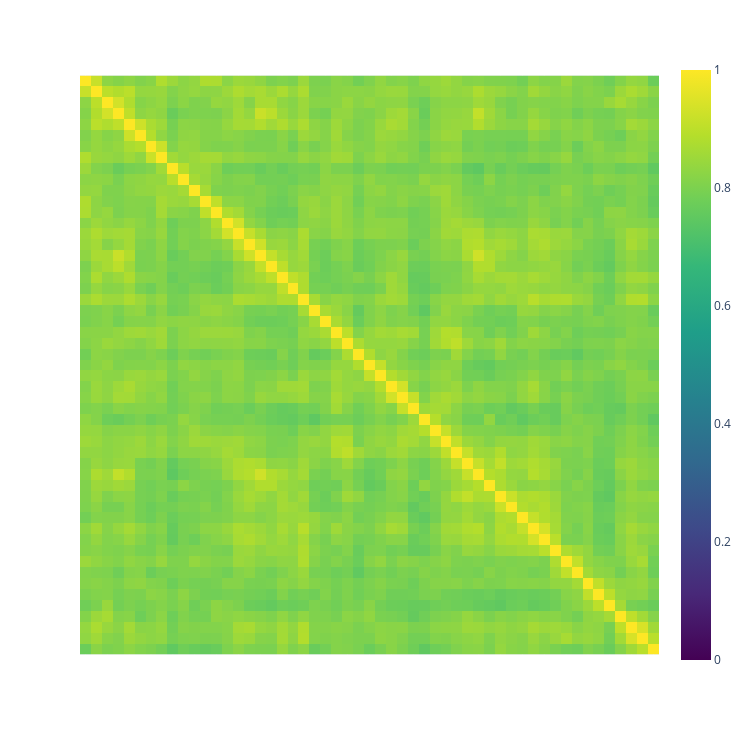

Notebook code cell kept with this figure:
### Code cell
create_heatmap.create_heatmap(cos_sim, offs, offs, text, text, 0)

### Figure 1 — Plotly figure (JSON) as saved in the notebook; plotly's stock layout.template omitted (floating-point values rounded to 4 significant figures; data arrays with more than 128 entries replaced by an {"elided": "..."} marker saying what was removed)
{"data": [{"coloraxis": "coloraxis", "hovertemplate": "x: %{x}<br>y: %{y}<br>color: %{z}<extra></extra>", "name": "0", "type": "heatmap", "x": ["And it came to pass that I, Nephi, returned from speaking with the Lord, to the tent of my father.\nAnd it came to pass that he spake unto me, saying: Behold I have dreamed a dream, in the which", "And it came to pass that he spake unto me, saying: Behold I have dreamed a dream, in the which the Lord hath commanded me that thou and thy brethren shall return to Jerusalem.\nFor behold, Laban hath the record", "the Lord hath commanded me that thou and thy brethren shall return to Jerusalem.\nFor behold, Laban hath the record of the Jews and also a genealogy of my forefathers, and they are engraven upon plates of brass.\nWherefore, the", "of the Jews and also a genealogy of my forefathers, and they are engraven upon plates of brass.\nWherefore, the Lord hath commanded me that thou and thy brothers should go unto the house of Laban, and seek the records,", "Lord hath commanded me that thou and thy brothers should go unto the house of Laban, and seek the records, and bring them down hither into the wilderness.\nAnd now, behold thy brothers murmur, saying it is a hard thing", "and bring them down hither into the wilderness.\nAnd now, behold thy brothers murmur, saying it is a hard thing which I have required of them; but behold I have not required it of them, but it is a commandment", "which I have required of them; but behold I have not required it of them, but it is a commandment of the Lord.\nTherefore go, my son, and thou shalt be favored of the Lord, because thou hast not murmured.", "of the Lord.\nTherefore go, my son, and thou shalt be favored of the Lord, because thou hast not murmured.\nAnd it came to pass that I, Nephi, said unto my father: I will go and do the things which", "And it came to pass that I, Nephi, said unto my father: I will go and do the things which the Lord hath commanded, for I know that the Lord giveth no commandments unto the children of men, save he", "the Lord hath commanded, for I know that the Lord giveth no commandments unto the children of men, save he shall prepare a way for them that they may accomplish the thing which he commandeth them.\nAnd it came to", "shall prepare a way for them that they may accomplish the thing which he commandeth them.\nAnd it came to pass that when my father had heard these words he was exceedingly glad, for he knew that I had been", "pass that when my father had heard these words he was exceedingly glad, for he knew that I had been blessed of the Lord.\nAnd I, Nephi, and my brethren took our journey in the wilderness, with our tents, to", "blessed of the Lord.\nAnd I, Nephi, and my brethren took our journey in the wilderness, with our tents, to go up to the land of Jerusalem.\nAnd it came to pass that when we had gone up to the", "go up to the land of Jerusalem.\nAnd it came to pass that when we had gone up to the land of Jerusalem, I and my brethren did consult one with another.\nAnd we cast lots--who of us should go", "land of Jerusalem, I and my brethren did consult one with another.\nAnd we cast lots--who of us should go in unto the house of Laban. And it came to pass that the lot fell upon Laman; and Laman went", "in unto the house of Laban. And it came to pass that the lot fell upon Laman; and Laman went in unto the house of Laban, and he talked with him as he sat in his house.\nAnd he desired", "in unto the house of Laban, and he talked with him as he sat in his house.\nAnd he desired of Laban the records which were engraven upon the plates of brass, which contained the genealogy of my father.\nAnd", "of Laban the records which were engraven upon the plates of brass, which contained the genealogy of my father.\nAnd behold, it came to pass that Laban was angry, and thrust him out from his presence; and he would not", "behold, it came to pass that Laban was angry, and thrust him out from his presence; and he would not that he should have the records. Wherefore, he said unto him: Behold thou art a robber, and I will slay", "that he should have the records. Wherefore, he said unto him: Behold thou art a robber, and I will slay thee.\nBut Laman fled out of his presence, and told the things which Laban had done, unto us. And we", "thee.\nBut Laman fled out of his presence, and told the things which Laban had done, unto us. And we began to be exceedingly sorrowful, and my brethren were about to return unto my father in the wilderness.\nBut behold", "began to be exceedingly sorrowful, and my brethren were about to return unto my father in the wilderness.\nBut behold I said unto them that: As the Lord liveth, and as we live, we will not go down unto our", "I said unto them that: As the Lord liveth, and as we live, we will not go down unto our father in the wilderness until we have accomplished the thing which the Lord hath commanded us.\nWherefore, let us be", "father in the wilderness until we have accomplished the thing which the Lord hath commanded us.\nWherefore, let us be faithful in keeping the commandments of the Lord; therefore let us go down to the land of our father's inheritance,", "faithful in keeping the commandments of the Lord; therefore let us go down to the land of our father's inheritance, for behold he left gold and silver, and all manner of riches. And all this he hath done because of", "for behold he left gold and silver, and all manner of riches. And all this he hath done because of the commandments of the Lord.\nFor he knew that Jerusalem must be destroyed, because of the wickedness of the people.", "the commandments of the Lord.\nFor he knew that Jerusalem must be destroyed, because of the wickedness of the people.\nFor behold, they have rejected the words of the prophets. Wherefore, if my father should dwell in the land after", "For behold, they have rejected the words of the prophets. Wherefore, if my father should dwell in the land after he hath been commanded to flee out of the land, behold, he would also perish. Wherefore, it must needs be", "he hath been commanded to flee out of the land, behold, he would also perish. Wherefore, it must needs be that he flee out of the land.\nAnd behold, it is wisdom in God that we should obtain these records,", "that he flee out of the land.\nAnd behold, it is wisdom in God that we should obtain these records, that we may preserve unto our children the language of our fathers;\nAnd also that we may preserve unto them", "that we may preserve unto our children the language of our fathers;\nAnd also that we may preserve unto them the words which have been spoken by the mouth of all the holy prophets, which have been delivered unto them", "the words which have been spoken by the mouth of all the holy prophets, which have been delivered unto them by the Spirit and power of God, since the world began, even down unto this present time.\nAnd it came", "by the Spirit and power of God, since the world began, even down unto this present time.\nAnd it came to pass that after this manner of language did I persuade my brethren, that they might be faithful in keeping", "to pass that after this manner of language did I persuade my brethren, that they might be faithful in keeping the commandments of God.\nAnd it came to pass that we went down to the land of our inheritance, and", "the commandments of God.\nAnd it came to pass that we went down to the land of our inheritance, and we did gather together our gold, and our silver, and our precious things.\nAnd after we had gathered these things", "we did gather together our gold, and our silver, and our precious things.\nAnd after we had gathered these things together, we went up again unto the house of Laban.\nAnd it came to pass that we went in unto", "together, we went up again unto the house of Laban.\nAnd it came to pass that we went in unto Laban, and desired him that he would give unto us the records which were engraven upon the plates of brass,", "Laban, and desired him that he would give unto us the records which were engraven upon the plates of brass, for which we would give unto him our gold, and our silver, and all our precious things.\nAnd it came", "for which we would give unto him our gold, and our silver, and all our precious things.\nAnd it came to pass that when Laban saw our property, and that it was exceedingly great, he did lust after it, insomuch", "to pass that when Laban saw our property, and that it was exceedingly great, he did lust after it, insomuch that he thrust us out, and sent his servants to slay us, that he might obtain our property.\nAnd it", "that he thrust us out, and sent his servants to slay us, that he might obtain our property.\nAnd it came to pass that we did flee before the servants of Laban, and we were obliged to leave behind our", "came to pass that we did flee before the servants of Laban, and we were obliged to leave behind our property, and it fell into the hands of Laban.\nAnd it came to pass that we fled into the wilderness,", "property, and it fell into the hands of Laban.\nAnd it came to pass that we fled into the wilderness, and the servants of Laban did not overtake us, and we hid ourselves in the cavity of a rock.\nAnd", "and the servants of Laban did not overtake us, and we hid ourselves in the cavity of a rock.\nAnd it came to pass that Laman was angry with me, and also with my father; and also was Lemuel, for", "it came to pass that Laman was angry with me, and also with my father; and also was Lemuel, for he hearkened unto the words of Laman. Wherefore Laman and Lemuel did speak many hard words unto us, their younger", "he hearkened unto the words of Laman. Wherefore Laman and Lemuel did speak many hard words unto us, their younger brothers, and they did smite us even with a rod.\nAnd it came to pass as they smote us with", "brothers, and they did smite us even with a rod.\nAnd it came to pass as they smote us with a rod, behold, an angel of the Lord came and stood before them, and he spake unto them, saying: Why", "a rod, behold, an angel of the Lord came and stood before them, and he spake unto them, saying: Why do ye smite your younger brother with a rod? Know ye not that the Lord hath chosen him to be", "do ye smite your younger brother with a rod? Know ye not that the Lord hath chosen him to be a ruler over you, and this because of your iniquities? Behold ye shall go up to Jerusalem again, and the", "a ruler over you, and this because of your iniquities? Behold ye shall go up to Jerusalem again, and the Lord will deliver Laban into your hands.\nAnd after the angel had spoken unto us, he departed.\nAnd after the", "Lord will deliver Laban into your hands.\nAnd after the angel had spoken unto us, he departed.\nAnd after the angel had departed, Laman and Lemuel again began to murmur, saying: How is it possible that the Lord will deliver", "angel had departed, Laman and Lemuel again began to murmur, saying: How is it possible that the Lord will deliver Laban into our hands? Behold, he is a mighty man, and he can command fifty, yea, even he can slay", "Laban into our hands? Behold, he is a mighty man, and he can command fifty, yea, even he can slay fifty; then why not us?"], "xaxis": "x", "y": ["And it came to pass that I, Nephi, returned from speaking with the Lord, to the tent of my father.\nAnd it came to pass that he spake unto me, saying: Behold I have dreamed a dream, in the which", "And it came to pass that he spake unto me, saying: Behold I have dreamed a dream, in the which the Lord hath commanded me that thou and thy brethren shall return to Jerusalem.\nFor behold, Laban hath the record", "the Lord hath commanded me that thou and thy brethren shall return to Jerusalem.\nFor behold, Laban hath the record of the Jews and also a genealogy of my forefathers, and they are engraven upon plates of brass.\nWherefore, the", "of the Jews and also a genealogy of my forefathers, and they are engraven upon plates of brass.\nWherefore, the Lord hath commanded me that thou and thy brothers should go unto the house of Laban, and seek the records,", "Lord hath commanded me that thou and thy brothers should go unto the house of Laban, and seek the records, and bring them down hither into the wilderness.\nAnd now, behold thy brothers murmur, saying it is a hard thing", "and bring them down hither into the wilderness.\nAnd now, behold thy brothers murmur, saying it is a hard thing which I have required of them; but behold I have not required it of them, but it is a commandment", "which I have required of them; but behold I have not required it of them, but it is a commandment of the Lord.\nTherefore go, my son, and thou shalt be favored of the Lord, because thou hast not murmured.", "of the Lord.\nTherefore go, my son, and thou shalt be favored of the Lord, because thou hast not murmured.\nAnd it came to pass that I, Nephi, said unto my father: I will go and do the things which", "And it came to pass that I, Nephi, said unto my father: I will go and do the things which the Lord hath commanded, for I know that the Lord giveth no commandments unto the children of men, save he", "the Lord hath commanded, for I know that the Lord giveth no commandments unto the children of men, save he shall prepare a way for them that they may accomplish the thing which he commandeth them.\nAnd it came to", "shall prepare a way for them that they may accomplish the thing which he commandeth them.\nAnd it came to pass that when my father had heard these words he was exceedingly glad, for he knew that I had been", "pass that when my father had heard these words he was exceedingly glad, for he knew that I had been blessed of the Lord.\nAnd I, Nephi, and my brethren took our journey in the wilderness, with our tents, to", "blessed of the Lord.\nAnd I, Nephi, and my brethren took our journey in the wilderness, with our tents, to go up to the land of Jerusalem.\nAnd it came to pass that when we had gone up to the", "go up to the land of Jerusalem.\nAnd it came to pass that when we had gone up to the land of Jerusalem, I and my brethren did consult one with another.\nAnd we cast lots--who of us should go", "land of Jerusalem, I and my brethren did consult one with another.\nAnd we cast lots--who of us should go in unto the house of Laban. And it came to pass that the lot fell upon Laman; and Laman went", "in unto the house of Laban. And it came to pass that the lot fell upon Laman; and Laman went in unto the house of Laban, and he talked with him as he sat in his house.\nAnd he desired", "in unto the house of Laban, and he talked with him as he sat in his house.\nAnd he desired of Laban the records which were engraven upon the plates of brass, which contained the genealogy of my father.\nAnd", "of Laban the records which were engraven upon the plates of brass, which contained the genealogy of my father.\nAnd behold, it came to pass that Laban was angry, and thrust him out from his presence; and he would not", "behold, it came to pass that Laban was angry, and thrust him out from his presence; and he would not that he should have the records. Wherefore, he said unto him: Behold thou art a robber, and I will slay", "that he should have the records. Wherefore, he said unto him: Behold thou art a robber, and I will slay thee.\nBut Laman fled out of his presence, and told the things which Laban had done, unto us. And we", "thee.\nBut Laman fled out of his presence, and told the things which Laban had done, unto us. And we began to be exceedingly sorrowful, and my brethren were about to return unto my father in the wilderness.\nBut behold", "began to be exceedingly sorrowful, and my brethren were about to return unto my father in the wilderness.\nBut behold I said unto them that: As the Lord liveth, and as we live, we will not go down unto our", "I said unto them that: As the Lord liveth, and as we live, we will not go down unto our father in the wilderness until we have accomplished the thing which the Lord hath commanded us.\nWherefore, let us be", "father in the wilderness until we have accomplished the thing which the Lord hath commanded us.\nWherefore, let us be faithful in keeping the commandments of the Lord; therefore let us go down to the land of our father's inheritance,", "faithful in keeping the commandments of the Lord; therefore let us go down to the land of our father's inheritance, for behold he left gold and silver, and all manner of riches. And all this he hath done because of", "for behold he left gold and silver, and all manner of riches. And all this he hath done because of the commandments of the Lord.\nFor he knew that Jerusalem must be destroyed, because of the wickedness of the people.", "the commandments of the Lord.\nFor he knew that Jerusalem must be destroyed, because of the wickedness of the people.\nFor behold, they have rejected the words of the prophets. Wherefore, if my father should dwell in the land after", "For behold, they have rejected the words of the prophets. Wherefore, if my father should dwell in the land after he hath been commanded to flee out of the land, behold, he would also perish. Wherefore, it must needs be", "he hath been commanded to flee out of the land, behold, he would also perish. Wherefore, it must needs be that he flee out of the land.\nAnd behold, it is wisdom in God that we should obtain these records,", "that he flee out of the land.\nAnd behold, it is wisdom in God that we should obtain these records, that we may preserve unto our children the language of our fathers;\nAnd also that we may preserve unto them", "that we may preserve unto our children the language of our fathers;\nAnd also that we may preserve unto them the words which have been spoken by the mouth of all the holy prophets, which have been delivered unto them", "the words which have been spoken by the mouth of all the holy prophets, which have been delivered unto them by the Spirit and power of God, since the world began, even down unto this present time.\nAnd it came", "by the Spirit and power of God, since the world began, even down unto this present time.\nAnd it came to pass that after this manner of language did I persuade my brethren, that they might be faithful in keeping", "to pass that after this manner of language did I persuade my brethren, that they might be faithful in keeping the commandments of God.\nAnd it came to pass that we went down to the land of our inheritance, and", "the commandments of God.\nAnd it came to pass that we went down to the land of our inheritance, and we did gather together our gold, and our silver, and our precious things.\nAnd after we had gathered these things", "we did gather together our gold, and our silver, and our precious things.\nAnd after we had gathered these things together, we went up again unto the house of Laban.\nAnd it came to pass that we went in unto", "together, we went up again unto the house of Laban.\nAnd it came to pass that we went in unto Laban, and desired him that he would give unto us the records which were engraven upon the plates of brass,", "Laban, and desired him that he would give unto us the records which were engraven upon the plates of brass, for which we would give unto him our gold, and our silver, and all our precious things.\nAnd it came", "for which we would give unto him our gold, and our silver, and all our precious things.\nAnd it came to pass that when Laban saw our property, and that it was exceedingly great, he did lust after it, insomuch", "to pass that when Laban saw our property, and that it was exceedingly great, he did lust after it, insomuch that he thrust us out, and sent his servants to slay us, that he might obtain our property.\nAnd it", "that he thrust us out, and sent his servants to slay us, that he might obtain our property.\nAnd it came to pass that we did flee before the servants of Laban, and we were obliged to leave behind our", "came to pass that we did flee before the servants of Laban, and we were obliged to leave behind our property, and it fell into the hands of Laban.\nAnd it came to pass that we fled into the wilderness,", "property, and it fell into the hands of Laban.\nAnd it came to pass that we fled into the wilderness, and the servants of Laban did not overtake us, and we hid ourselves in the cavity of a rock.\nAnd", "and the servants of Laban did not overtake us, and we hid ourselves in the cavity of a rock.\nAnd it came to pass that Laman was angry with me, and also with my father; and also was Lemuel, for", "it came to pass that Laman was angry with me, and also with my father; and also was Lemuel, for he hearkened unto the words of Laman. Wherefore Laman and Lemuel did speak many hard words unto us, their younger", "he hearkened unto the words of Laman. Wherefore Laman and Lemuel did speak many hard words unto us, their younger brothers, and they did smite us even with a rod.\nAnd it came to pass as they smote us with", "brothers, and they did smite us even with a rod.\nAnd it came to pass as they smote us with a rod, behold, an angel of the Lord came and stood before them, and he spake unto them, saying: Why", "a rod, behold, an angel of the Lord came and stood before them, and he spake unto them, saying: Why do ye smite your younger brother with a rod? Know ye not that the Lord hath chosen him to be", "do ye smite your younger brother with a rod? Know ye not that the Lord hath chosen him to be a ruler over you, and this because of your iniquities? Behold ye shall go up to Jerusalem again, and the", "a ruler over you, and this because of your iniquities? Behold ye shall go up to Jerusalem again, and the Lord will deliver Laban into your hands.\nAnd after the angel had spoken unto us, he departed.\nAnd after the", "Lord will deliver Laban into your hands.\nAnd after the angel had spoken unto us, he departed.\nAnd after the angel had departed, Laman and Lemuel again began to murmur, saying: How is it possible that the Lord will deliver", "angel had departed, Laman and Lemuel again began to murmur, saying: How is it possible that the Lord will deliver Laban into our hands? Behold, he is a mighty man, and he can command fifty, yea, even he can slay", "Laban into our hands? Behold, he is a mighty man, and he can command fifty, yea, even he can slay fifty; then why not us?"], "yaxis": "y", "z": {"elided": "53x53 float values"}}], "layout": {"coloraxis": {"cmax": 1.0, "cmin": 0, "colorscale": [[0, "#440154"], [0.1111, "#482878"], [0.2222, "#3e4989"], [0.3333, "#31688e"], [0.4444, "#26828e"], [0.5556, "#1f9e89"], [0.6667, "#35b779"], [0.7778, "#6ece58"], [0.8889, "#b5de2b"], [1, "#fde725"]]}, "height": 750, "margin": {"t": 60}, "width": 750, "xaxis": {"anchor": "y", "constrain": "domain", "domain": [0, 1], "scaleanchor": "y", "showticklabels": false}, "yaxis": {"anchor": "x", "autorange": "reversed", "constrain": "domain", "domain": [0, 1], "showticklabels": false}}}
